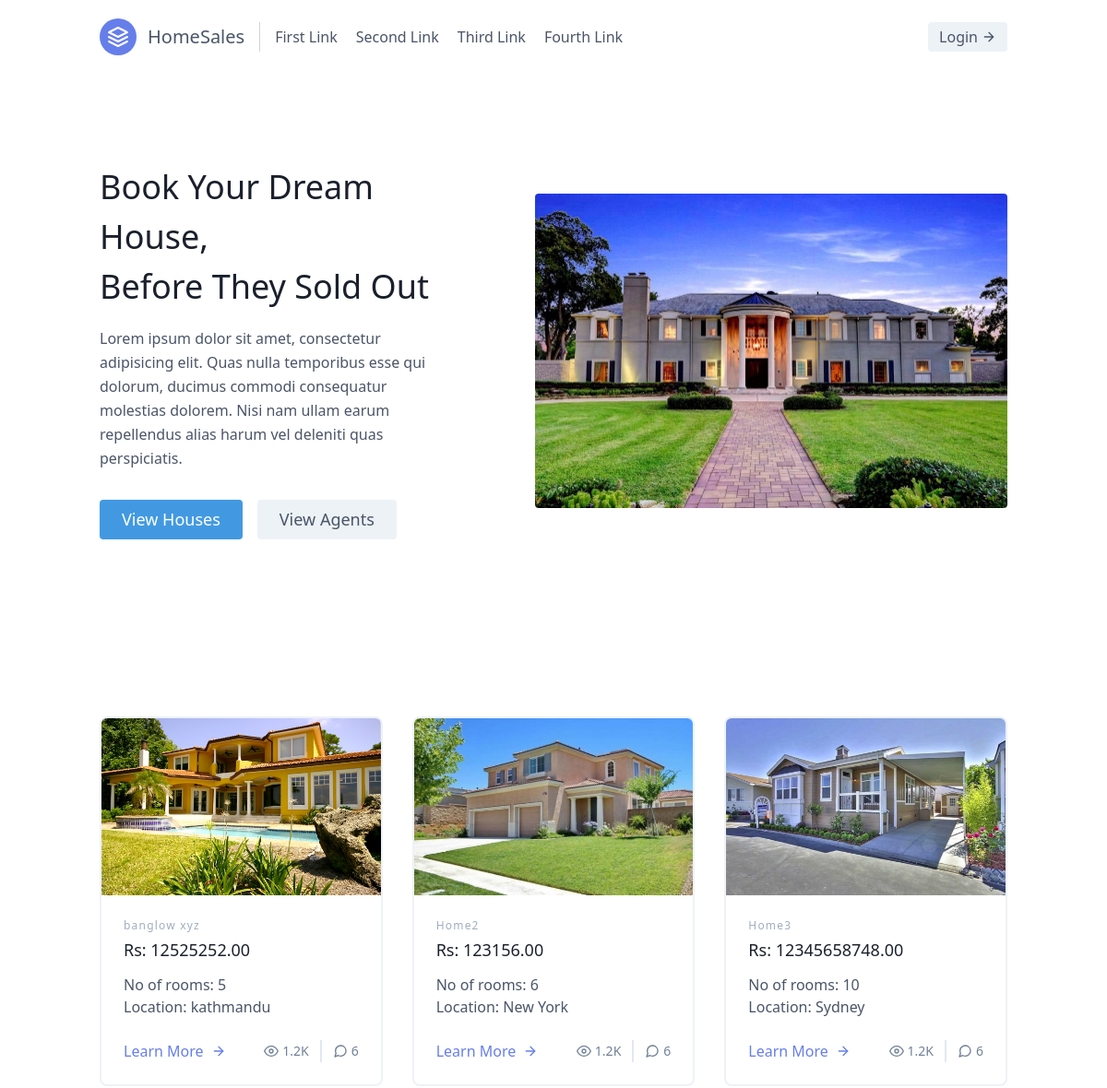
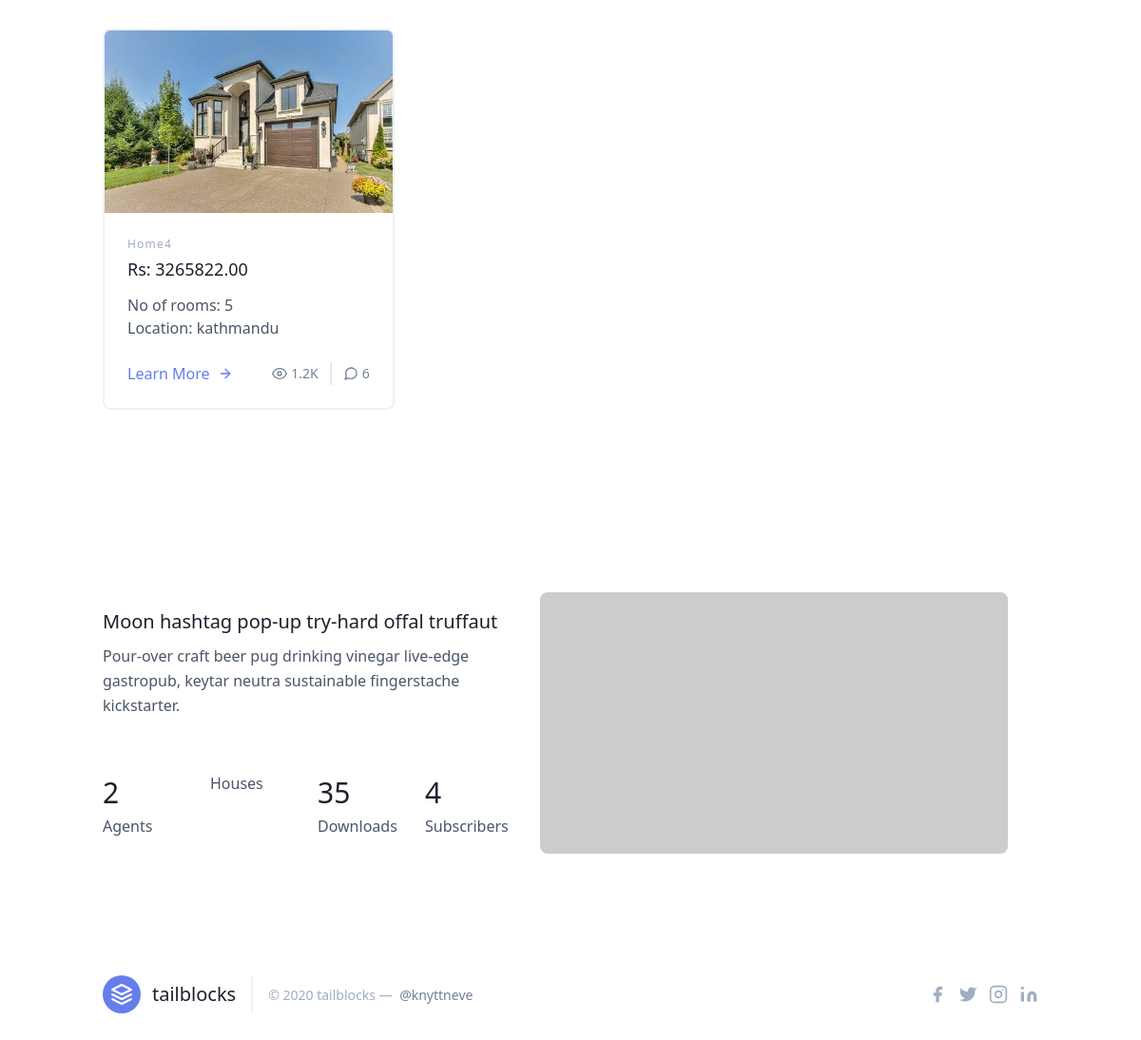
The page / on the database its author committed (2 pictures, top to bottom).
### sales/models.py (models this page shows, shortened)
class Home(models.Model):
    agent = models.ForeignKey(Agent, on_delete = models.CASCADE)
    name = models.CharField(max_length = 100, default = '')
    location = models.CharField(max_length = 100, default = '')
    no_of_rooms = models.IntegerField(default=0)
    area = models.DecimalField(default=0, decimal_places=4, max_digits=19)
    price = models.DecimalField(default = 0, decimal_places=2, max_digits=19)
    image1 = models.ImageField(upload_to = "gallery", blank = False)
    image2 = models.ImageField(upload_to = "gallery", blank = True)
    image3 = models.ImageField(upload_to = "gallery", blank = True)

### sales/views.py (the view)
# urls.py: path('', views.index, name = 'index' ),
def index(request):
    homes = Home.objects.all()
    paginator = Paginator(homes,6)
    page_number = request.GET.get('page')
    page_obj = paginator.get_page(page_number)
    agents = Agent.objects.count()
    print(agents)
    return render(request, 'sales/index.html',{
        'homes': page_obj,
        'agents': agents
    })

### sales/templates/sales/index.html (shortened to what this page needs)
{% extends 'sales/base.html' %}
{% load static %}
{% block content %}
<section class="text-gray-700 body-font">
    <div class="container mx-auto flex px-5 py-24 md:flex-row flex-col items-center">
      <div class="lg:flex-grow md:w-1/2 lg:pr-24 md:pr-16 flex flex-col md:items-start md:text-left mb-16 md:mb-0 items-center text-center">
        <h1 class="title-font sm:text-4xl text-3xl mb-4 font-medium text-gray-900">Book Your Dream House,
          <br class="hidden lg:inline-block">Before They Sold Out
        </h1>
        <p class="mb-8 leading-relaxed">Lorem ipsum dolor sit amet, consectetur adipisicing elit. Quas nulla temporibus esse qui dolorum, ducimus commodi consequatur molestias dolorem. Nisi nam ullam earum repellendus alias harum vel deleniti quas perspiciatis.</p>
        <div class="flex justify-center">
         <a href="{% url 'all-homes' %}"> <button class="inline-flex text-white bg-blue-500 border-0 py-2 px-6 focus:outline-none hover:bg-blue-600 rounded text-lg">View Houses</button></a>
         <a href="{% url 'agents' %}"> <button class="ml-4 inline-flex text-gray-700 bg-gray-200 border-0 py-2 px-6 focus:outline-none hover:bg-gray-300 rounded text-lg">View Agents</button></a>
        </div>
      </div>
      <div class="lg:max-w-lg lg:w-full md:w-1/2 w-5/6">
        <img class="object-cover object-center rounded" alt="hero" src="{% static 'images/house6.jpg' %}">
      </div>
    </div>
  </section>
  <section class="text-gray-700 body-font">
    <div class="container px-5 py-24 mx-auto">
      <div class="flex flex-wrap -m-4">
        {% for home in homes %}
        <div class="p-4 md:w-1/3">
          <div class="h-full border-2 border-gray-200 rounded-lg overflow-hidden">
            <img class="lg:h-48 md:h-36 w-full object-cover object-center" src="{{ home.image1.url }}" alt="blog">
            <div class="p-6">
              <h2 class="tracking-widest text-xs title-font font-medium text-gray-500 mb-1">{{home.name}}</h2>
              <h1 class="title-font text-lg font-medium text-gray-900 mb-3">Rs: {{home.price}}</h1>
              <h3>No of rooms: {{home.no_of_rooms}}</h3>
              <h3>Location: {{home.location}}</h3>
              <br>
              <div class="flex items-center flex-wrap ">
                <a class="text-indigo-500 inline-flex items-center md:mb-2 lg:mb-0" href="{% url 'home-details' home.id %}">Learn More
                  <svg class="w-4 h-4 ml-2" viewBox="0 0 24 24" stroke="currentColor" stroke-width="2" fill="none" stroke-linecap="round" stroke-linejoin="round">
                    <path d="M5 12h14"></path>
                    <path d="M12 5l7 7-7 7"></path>
                  </svg>
                </a>
                <span class="text-gray-600 mr-3 inline-flex items-center lg:ml-auto md:ml-0 ml-auto leading-none text-sm pr-3 py-1 border-r-2 border-gray-300">
                  <svg class="w-4 h-4 mr-1" stroke="currentColor" stroke-width="2" fill="none" stroke-linecap="round" stroke-linejoin="round" viewBox="0 0 24 24">
                    <path d="M1 12s4-8 11-8 11 8 11 8-4 8-11 8-11-8-11-8z"></path>
                    <circle cx="12" cy="12" r="3"></circle>
                  </svg>1.2K
                </span>
                <span class="text-gray-600 inline-flex items-center leading-none text-sm">
                  6
                </span>
              </div>
            </div>
          </div>
        </div>
        {% endfor %}
      </div>
    </div>
  </section>
  <section class="text-gray-700 body-font">
    <div class="container px-5 py-24 mx-auto flex flex-wrap">
      <div class="flex flex-wrap -mx-4 mt-auto mb-auto lg:w-1/2 sm:w-2/3 content-start sm:pr-10">
        <div class="w-full sm:p-4 px-4 mb-6">
          <h1 class="title-font font-medium text-xl mb-2 text-gray-900">Moon hashtag pop-up try-hard offal truffaut</h1>
          <div class="leading-relaxed">Pour-over craft beer pug drinking vinegar live-edge gastropub, keytar neutra sustainable fingerstache kickstarter.</div>
        </div>
        <div class="p-4 sm:w-1/2 lg:w-1/4 w-1/2">
          <h2 class="title-font font-medium text-3xl text-gray-900">{{agents}}</h2>
          <p class="leading-relaxed">Agents</p>
        </div>
        <div class="p-4 sm:w-1/2 lg:w-1/4 w-1/2">
          <p class="leading-relaxed">Houses</p>
        </div>
        <div class="p-4 sm:w-1/2 lg:w-1/4 w-1/2">
          <h2 class="title-font font-medium text-3xl text-gray-900">35</h2>
          <p class="leading-relaxed">Downloads</p>
        </div>
        <div class="p-4 sm:w-1/2 lg:w-1/4 w-1/2">
          <h2 class="title-font font-medium text-3xl text-gray-900">4</h2>
          <p class="leading-relaxed">Subscribers</p>
        </div>
      </div>
      <div class="lg:w-1/2 sm:w-1/3 w-full rounded-lg overflow-hidden mt-6 sm:mt-0">
        <img class="object-cover object-center w-full h-full" src="https://dummyimage.com/600x300" alt="stats">
      </div>
    </div>
  </section>
{% endblock %}

### rows shown on the page
Home: image1 (picture), name "banglow xyz", price "12525252.00", no_of_rooms "5", location "kathmandu"
Home: image1 (picture), name "Home2", price "123156.00", no_of_rooms "6", location "New York"
Home: image1 (picture), name "Home3", price "12345658748.00", no_of_rooms "10", location "Sydney"
Home: image1 (picture), name "Home4", price "3265822.00", no_of_rooms "5", location "kathmandu"

### other values the page prints
{{ agents }} "2"
